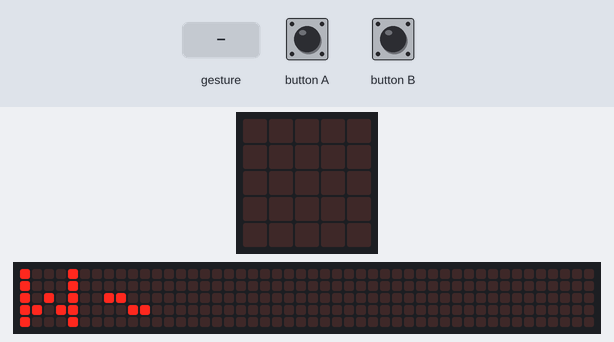
Bench run of a program on a simulated BBC micro:bit (MakeCode). Shown: the board's 5×5 LED display, a strip that is not on the board, showing the scrolling text unrolled. Inputs (shaded band) come from the test bench. Random numbers come from a fixed seed; a tilt is held for 1.5 s and a shake lasts 1 s, then the board lies face up again; the 48×5 strip is a reading aid, not a part: it shows the text the display is scrolling, unrolled, one strip-width of it at a time.

Above: at 2.5 s.
4.0 s: button A pressed for 0.15 s
At 4.6 s:
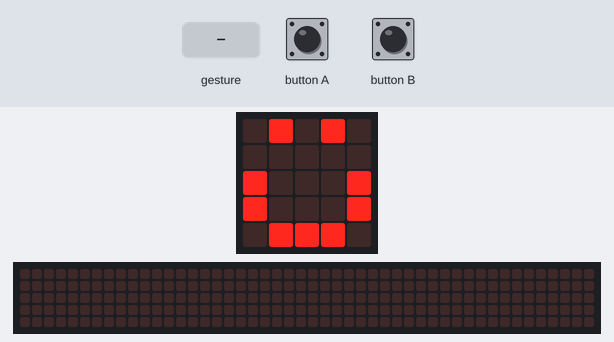
5.6 s: button B pressed for 0.15 s
At 6.9 s:
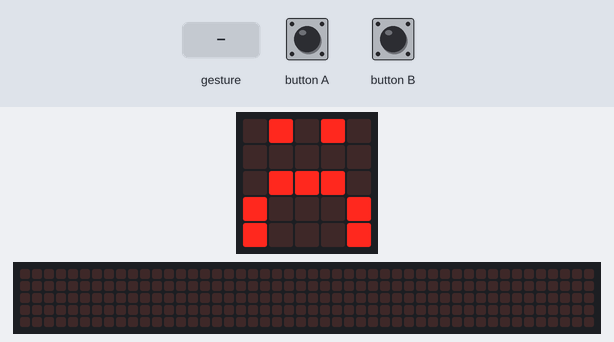
7.2 s: gesture 'shake'
At 7.7 s:
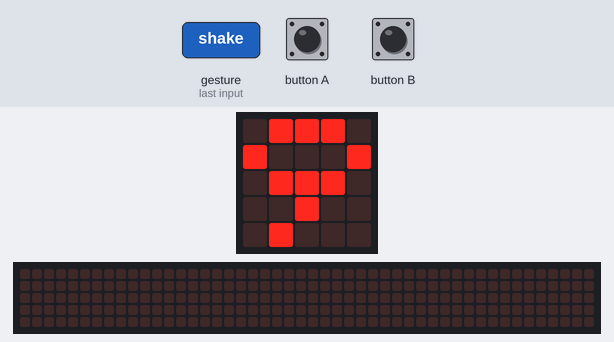
8.9 s: gesture 'shake'
At 11.65 s:
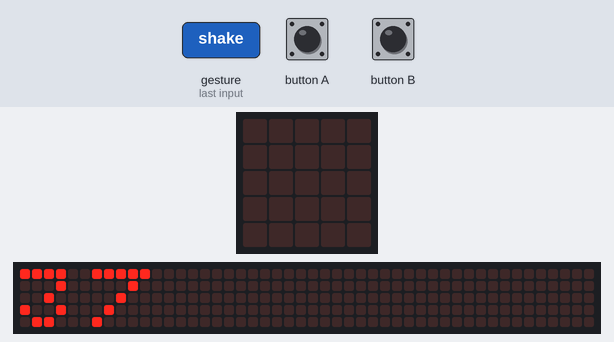
Timing chart, 0 to 12.0 s (numbered marks = the images above; inputs shaded):
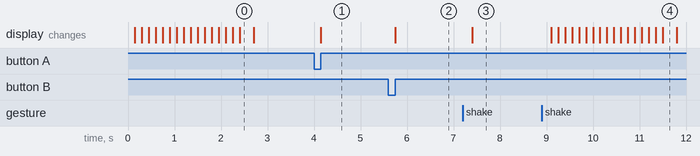

Measured:
- after the input at 4.0 s, the display: changes after 0.15 s (image 1)
- after the input at 5.6 s, the display: changes after 0.15 s (image 2)
- after the input at 7.2 s, the display: changes after 0.20 s (image 3)
- after the input at 8.9 s, the display: first changes after 0.20 s (image 4 shows a later state)

The program:

main.ts
```typescript
input.onButtonPressed(Button.A, function () {
    basic.showLeds(`
        . # . # .
        . . . . .
        # . . . #
        # . . . #
        . # # # .
        `)
})
input.onGesture(Gesture.Shake, function () {
    basic.showNumber(randint(1, 49))
})
input.onButtonPressed(Button.B, function () {
    basic.showLeds(`
        . # . # .
        . . . . .
        . # # # .
        # . . . #
        # . . . #
        `)
})
basic.showString("W~")
```

test.ts
```typescript
// 在這裡測試；當此封包作為擴充功能時，將不會編譯此內容。
```
